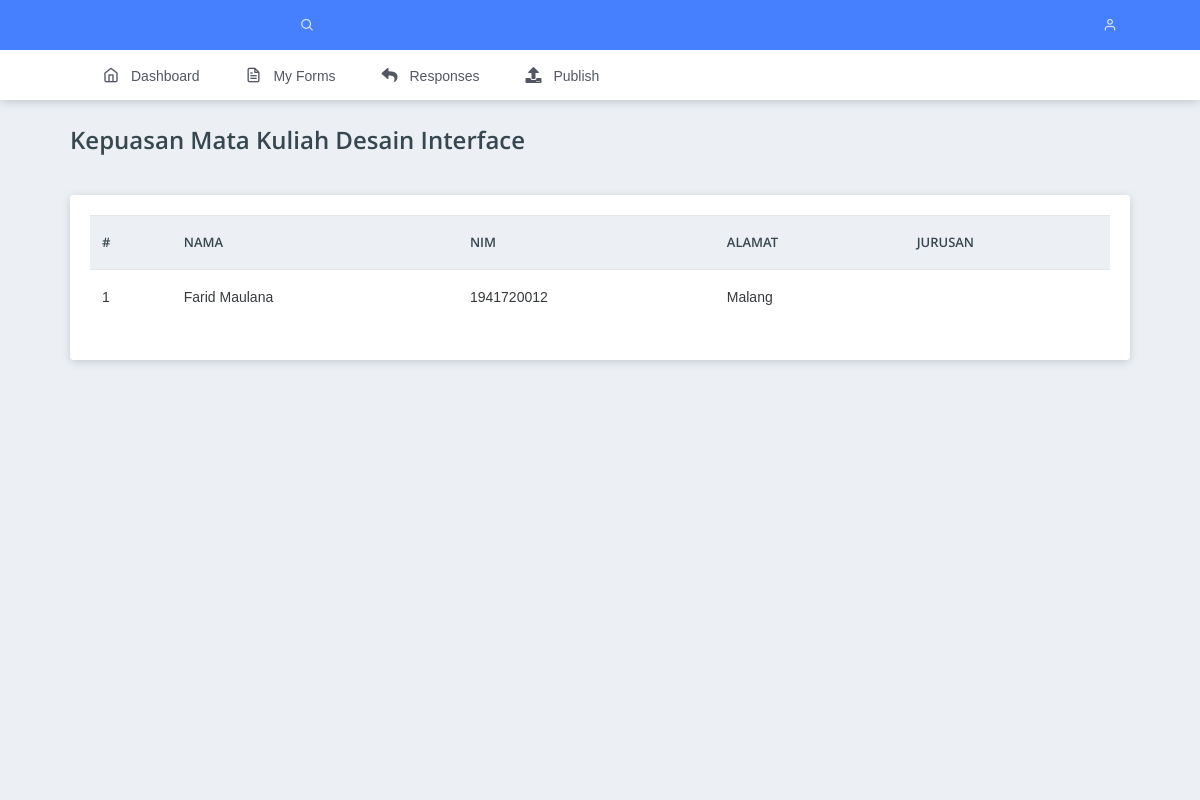
The app's page /layouts/master.php?p=responses&id=9 (signed in) with its own data.
### tables this page shows
CREATE TABLE `forms` (
  `form_id` int(11) NOT NULL,
  `user_id` int(11) NOT NULL,
  `form_name` varchar(100) NOT NULL,
  `form_desc` text DEFAULT NULL,
  `form_url` varchar(100) DEFAULT NULL
);

CREATE TABLE `questions` (
  `question_id` int(11) NOT NULL,
  `form_id` int(11) NOT NULL,
  `question` varchar(255) NOT NULL,
  `question_type` int(11) NOT NULL COMMENT '1 = short answer, 2 = long answer, 3 = radio, 4 = checkbox, 5 = dropdown, 6 = file, 7 = date, 8 = time',
  `required` int(11) NOT NULL DEFAULT 0 COMMENT '0 = no, 1 = yes'
);

CREATE TABLE `answers` (
  `answer_id` int(11) NOT NULL,
  `question_id` int(11) NOT NULL,
  `answer` text NOT NULL,
  `date` datetime NOT NULL,
  `id_session` varchar(100) NOT NULL,
  `form_id` int(11) NOT NULL
);

### content/responses.php (the view)
<?php
$id = $_GET['id'];
$query = mysqli_query($connect, "SELECT * FROM forms WHERE form_id=$id");
while ($data = mysqli_fetch_array($query)) {
    ?>
    <div class="pcoded-main-container">
        <div class="pcoded-wrapper container">
            <div class="pcoded-content">
                <div class="pcoded-inner-content">
                    <div class="main-body">
                        <div class="page-wrapper">
                            <div class="page-header">
                                <div class="page-block">
                                    <div class="row align-items-center">
                                        <div class="col-md-12">
                                            <div class="page-header-title d-flex justify-content-between">
                                                <h4 class="m-b-10"><?php echo $data['form_name']; ?></h4>
                                            </div>
                                        </div>
                                    </div>
                                </div>
                            </div>
                            <div class="row">
                                <div class="col-md-12 col-lg-12">
                                    <div class="card">
                                        <div class="card-body table-border-style">
                                            <div class="table-responsive">
                                                <table class="table">
                                                    <thead>
                                                        <tr>
                                                            <th>#</th>
                                                            <?php
                                                            $query = mysqli_query($connect, "SELECT * FROM questions WHERE form_id=$id");
                                                            while ($question = mysqli_fetch_array($query)) {
                                                            ?>
                                                                <th><?php echo $question['question']; ?></th>
                                                            <?php
                                                            }
                                                            ?>
                                                        </tr>
                                                    </thead>
                                                    <tbody>
                                                        <?php
                                                        $no = 0;
                                                        $query = mysqli_query($connect, "SELECT * FROM answers WHERE form_id=$id GROUP BY id_session");
                                                        while ($answer = mysqli_fetch_array($query)) {
                                                        ?>
                                                            <tr>
                                                                <td><?php echo ++$no; ?></td>
                                                                <?php
                                                                $session = $answer['id_session'];
                                                                $query2 = mysqli_query($connect, "SELECT * FROM answers WHERE id_session = '$session'");
                                                                    while ($answers = mysqli_fetch_array($query2)) {
                                                                ?>
                                                                        <td><?php echo $answers['answer']; ?></td>
                                                                <?php
                                                                    }
                                                                ?>
                                                            </tr>
                                                        <?php
                                                        }
                                                        ?>
                                                    </tbody>
                                                </table>
                                            </div>
                                        </div>
                                    </div>
                                </div>
                            </div>
                        </div>
                    </div>
                </div>
            </div>
        </div>
    </div>
<?php
}
?>

### layouts/master.php (shortened to what this page needs)
<?php
include "../process/connection.php";
?>
<!DOCTYPE html>
<html lang="en">
<head>
    <link rel="stylesheet" href="../assets/css/plugins/prism-coy.css">
    <link rel="stylesheet" href="../assets/css/style.css">
</head>
<body>
    <?php include "navbar.php"; ?>
    <?php include "header.php"; ?>
    <?php
    if (isset($_GET['p'])) {
        switch ($_GET['p']) {
            case 'responses':
                include '../content/responses.php';
            break;
        }
    } else {
        include '../content/dashboard.php';
    }
    ?>
</body>
</html>

### layouts/navbar.php (shortened to what this page needs)
<nav class="pcoded-navbar theme-horizontal menu-light brand-blue">
    <div class="navbar-wrapper container">
        <div class="navbar-content sidenav-horizontal" id="layout-sidenav">
            <?php
            if (!isset($_GET['publish'])) {
            ?>
                <ul class="nav pcoded-inner-navbar sidenav-inner">
                    <li class="nav-item">
                        <a href="?p=dashboard" class="nav-link "><span class="pcoded-micon"><i class="feather icon-home"></i></span><span class="pcoded-mtext">Dashboard</span></a>
                    </li>
                    <li class="nav-item">
                        <a href="?p=myforms" class="nav-link "><span class="pcoded-micon"><i class="feather icon-file-text"></i></span><span class="pcoded-mtext">My Forms</span></a>
                    </li>
                    <?php
                    if (isset($_GET['id'])) {
                        $form_id = $_GET['id'];
                    ?>
                        <li class="nav-item">
                            <a href="?p=responses&id=<?php echo $form_id; ?>" class="nav-link "><span class="pcoded-micon"><i class="fa fa-reply"></i></span><span class="pcoded-mtext">Responses</span></a>
                        </li>
                        <li class="nav-item">
                            <a href="?p=answers&id=<?php echo $form_id; ?>&publish=true" target="_blank" class="nav-link "><span class="pcoded-micon"><i class="fa fa-upload"></i></span><span class="pcoded-mtext">Publish</span></a>
                        </li>
                    <?php
                    }
                    ?>
                </ul>
            <?php
            }
            ?>
        </div>
    </div>
</nav>

### layouts/header.php (shortened to what this page needs)
<header class="navbar pcoded-header navbar-expand-lg navbar-light header-blue">
    <div class="container">
        <div class="m-header">
        </div>
        <div class="collapse navbar-collapse">
            <ul class="navbar-nav mr-auto">
                <li class="nav-item">
                    <a href="#!" class="pop-search"><i class="feather icon-search"></i></a>
                </li>
            </ul>
            <ul class="navbar-nav ml-auto">
                <li>
                    <div class="dropdown drp-user">
                        <a href="#" class="dropdown-toggle" data-toggle="dropdown">
                            <i class="feather icon-user"></i>
                        </a>
                    </div>
                </li>
            </ul>
        </div>
    </div>
</header>

### records on screen
forms: form_name "Kepuasan Mata Kuliah Desain Interface"
questions: question "NAMA"
questions: question "NIM"
questions: question "ALAMAT"
questions: question "JURUSAN"
answers: answer "Farid Maulana"
answers: answer "1941720012"
answers: answer "Malang"
